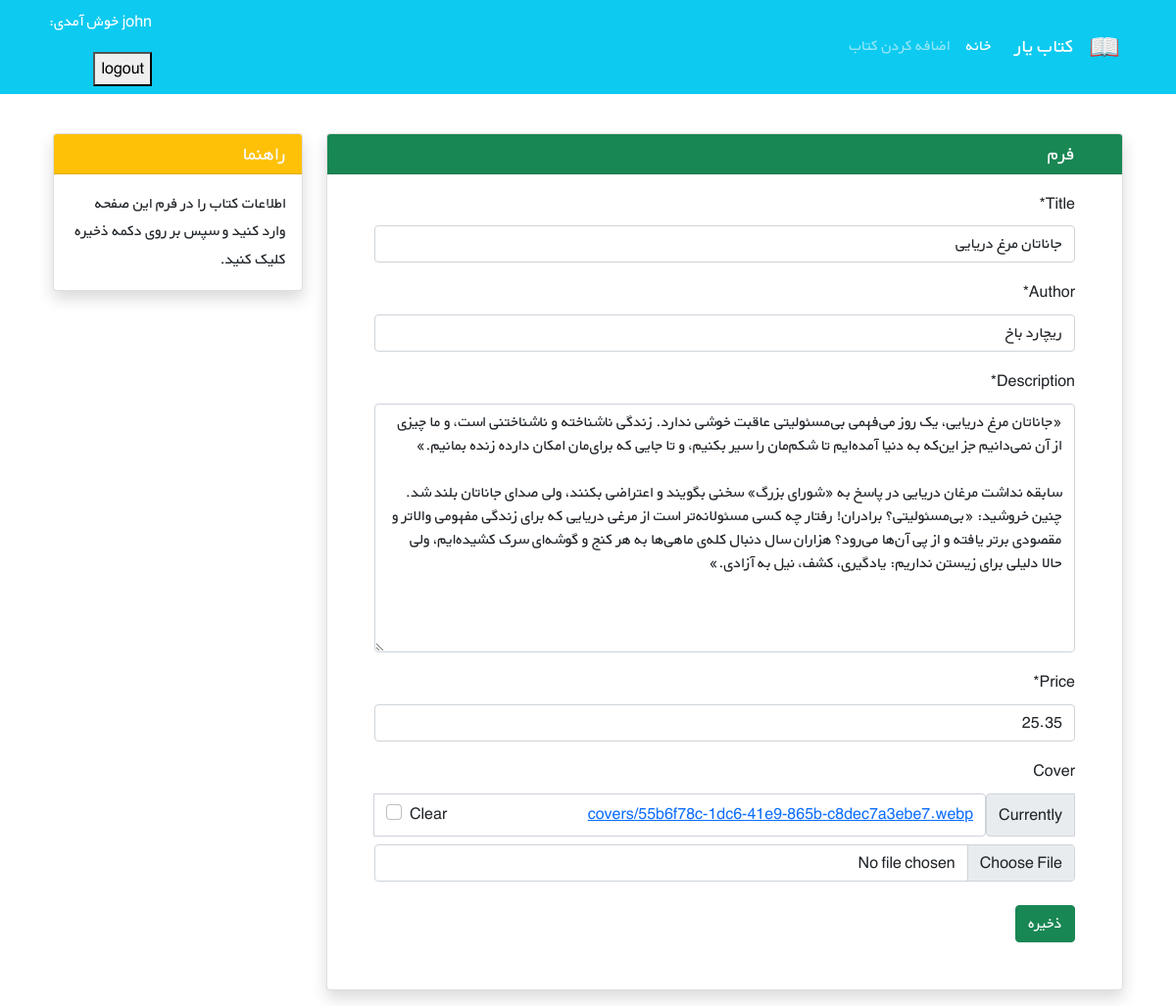
Screenshot of /books/2/update/ (signed in) with the database file from the repository.
### accounts/models.py (models this page shows)
class CustomUser(AbstractUser):
    age = models.PositiveIntegerField(null=True, blank=True)

### books/models.py (models this page shows, shortened)
class Book(models.Model):
    user = models.ForeignKey(get_user_model(), on_delete=models.CASCADE)
    title = models.CharField(max_length=200)
    author = models.CharField(max_length= 200)
    description = models.TextField()
    price = models.DecimalField( max_digits=5, decimal_places=2)
    cover = models.ImageField(upload_to='covers/',blank=True)

### books/views.py (the view)
# urls.py: path('<int:pk>/update/', BookUpdateView.as_view() , name='book_update'),
class BookUpdateView(LoginRequiredMixin,generic.edit.UpdateView):
    model = Book
    fields = ['title', 'author', 'description', 'price','cover']
    template_name = 'books/book_update.html'

### books/templates/books/book_update.html (shortened to what this page needs)
{% extends '_base.html' %}
{% load crispy_forms_tags %}
{% block content %}
     <div class="container mt-4" dir="rtl">
    <div class="row">
        <div class="col-9">
            <div class="card shadow my-3">
                <h5 class="card-header bg-success text-light px-5">فرم</h5>
                <div class="px-5 pt-3 pb-5">
                    <form method="POST" enctype="multipart/form-data">
                         {{ form|crispy}}
                        <button type="submit" class="btn btn-success mt-2">ذخیره</button>
                    </form>
                </div>
            </div>
        </div>
        <div class="col-3">
                <div class="card my-3 shadow">
                    <h5 class="card-header bg-warning text-light">راهنما</h5>
                    <div class="card-body">
                        <p class="card-text">
                            اطلاعات کتاب را در فرم این صفحه وارد کنید و سپس بر روی دکمه ذخیره کلیک کنید.
                        </p>
                    </div>
                </div>
        </div>
    </div>
</div>
{% endblock content %}

### templates/_base.html (shortened to what this page needs)
{% load static %}
<!DOCTYPE HTML PUBLIC "-//W3C//DTD HTML 4.01//EN" "http://www.w3.org/TR/html4/strict.dtd">
<html lang="en">
<head>
    <link href="https://cdn.jsdelivr.net/npm/bootstrap@5.1.3/dist/css/bootstrap.min.css" rel="stylesheet"
>
    <link rel="stylesheet" href="{% static 'css/style.css' %}">
</head>
<body>
<nav class="navbar navbar-expand-lg navbar-dark bg-info" dir="rtl">
    <div class="container">
        <a class="navbar-brand" href="#">
            <img src="{% static 'icons/book.png' %}" alt="" height="30"
                 class="d-inline-block align-text-top">
        </a>
        <a class="navbar-brand mx-3" href="#">کتاب یار</a>
        <div class="collapse navbar-collapse" id="navbarNavAltMarkup">
            <div class="navbar-nav">
                <a class="nav-link active" aria-current="page" href=" {% url 'book_list' %}">خانه</a>
                <a class="nav-link" href="{% url 'book_create' %}">اضافه کردن کتاب</a>
            </div>
        </div>
        <div class="mx-2 text-white">
            {% if user.is_authenticated %}
                <p>{{user.username}} خوش آمدی: <form method="POST" action="{% url 'logout' %}"> {% csrf_token %}  <button type="submit">logout</button>
            </form>
                {% else %}
                <a class="link-light text-decoration-none" href="{% url 'login' %}"> ورود</a>
                <span> یا </span>
                <a class="link-light text-decoration-none" href="{% url 'signup' %}"> ثبت تام</a>
            {% endif %}
        </div>
    </div>
</nav>
<div class='container'>
    {% block content %}
    {% endblock %}
</div>
</body>
</html>

### static/css/style.css (style rules this page uses)
* { font-family: 'BYekan', sans-serif; line-height: 1.8rem; }

### rows the page displays
CustomUser: username "john"
Book: title "جاناتان مرغ دریایی", author "ریچارد باخ", description "«جاناتان مرغ دریایی، یک روز می‌فهمی بی‌مسئولیتی عاقبت خوشی ندارد. زندگی ناشناخته و ناشناختنی است، و ما چیزی از آن نمی‌دانیم جز این‌که به دنیا آمده‌ایم تا شکم‌مان را سیر بکنیم، و تا جایی که برای‌مان امکان دارده زنده بمانیم.» سابقه نداشت مرغان دریایی در پاسخ به «شورای بزرگ» سخنی بگویند و اعتراضی بکنند، ولی صدای جاناتان بلند شد. چنین خروشید: «بی‌مسئولیتی؟ برادران! رفتار چه کسی مسئولانه‌تر است از مرغی دریایی که برای زندگی مفهومی والاتر و مقصودی برتر یافته و از پی آن‌ها می‌رود؟ هزاران سال دنبال کله‌ی ماهی‌ها به هر کنج و گوشه‌ای سرک کشیده‌ایم، ولی حالا دلیلی برای زیستن نداریم: یادگیری، کشف، نیل به آزادی.»", price "25.35"
